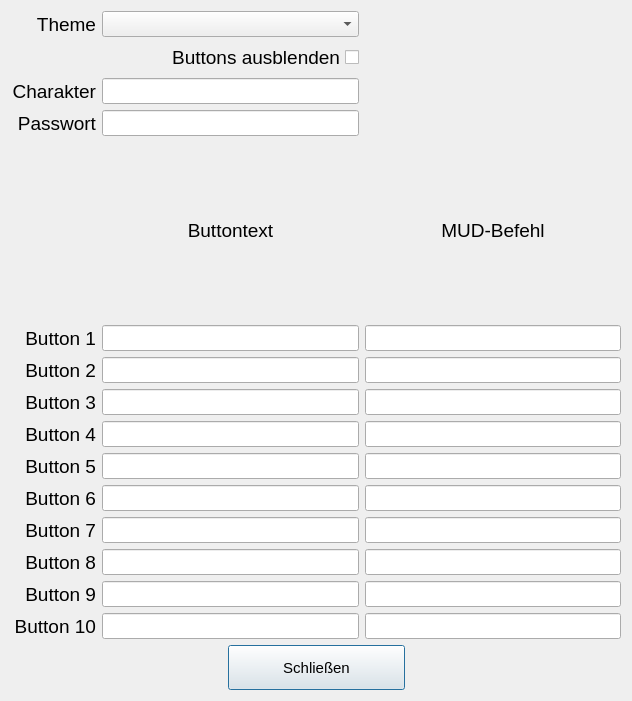
<?xml version="1.0" encoding="UTF-8"?>
<ui version="4.0">
 <class>Settings</class>
 <widget class="QDialog" name="Settings">
  <property name="geometry">
   <rect>
    <x>0</x>
    <y>0</y>
    <width>632</width>
    <height>701</height>
   </rect>
  </property>
  <property name="windowTitle">
   <string>Einstellungen</string>
  </property>
  <property name="windowIcon">
   <iconset resource="resources.qrc">
    <normaloff>:/logo.png</normaloff>:/logo.png</iconset>
  </property>
  <layout class="QGridLayout" name="gridLayout">
   <item row="0" column="0">
    <widget class="QLabel" name="lblTheme">
     <property name="font">
      <font>
       <pointsize>14</pointsize>
      </font>
     </property>
     <property name="text">
      <string>Theme</string>
     </property>
     <property name="alignment">
      <set>Qt::AlignRight|Qt::AlignTrailing|Qt::AlignVCenter</set>
     </property>
    </widget>
   </item>
   <item row="0" column="1">
    <widget class="QComboBox" name="cmbTheme">
     <property name="font">
      <font>
       <pointsize>11</pointsize>
      </font>
     </property>
    </widget>
   </item>
   <item row="1" column="0" colspan="2">
    <widget class="QCheckBox" name="cbVis">
     <property name="font">
      <font>
       <pointsize>14</pointsize>
      </font>
     </property>
     <property name="layoutDirection">
      <enum>Qt::RightToLeft</enum>
     </property>
     <property name="text">
      <string>Buttons ausblenden</string>
     </property>
    </widget>
   </item>
   <item row="2" column="0">
    <widget class="QLabel" name="lblUser">
     <property name="font">
      <font>
       <pointsize>14</pointsize>
      </font>
     </property>
     <property name="text">
      <string>Charakter</string>
     </property>
     <property name="alignment">
      <set>Qt::AlignRight|Qt::AlignTrailing|Qt::AlignVCenter</set>
     </property>
    </widget>
   </item>
   <item row="2" column="1">
    <widget class="QLineEdit" name="leChar">
     <property name="font">
      <font>
       <pointsize>11</pointsize>
      </font>
     </property>
    </widget>
   </item>
   <item row="3" column="0">
    <widget class="QLabel" name="lblPW">
     <property name="font">
      <font>
       <pointsize>14</pointsize>
      </font>
     </property>
     <property name="text">
      <string>Passwort</string>
     </property>
     <property name="alignment">
      <set>Qt::AlignRight|Qt::AlignTrailing|Qt::AlignVCenter</set>
     </property>
    </widget>
   </item>
   <item row="3" column="1">
    <widget class="QLineEdit" name="lePW">
     <property name="font">
      <font>
       <pointsize>11</pointsize>
      </font>
     </property>
     <property name="echoMode">
      <enum>QLineEdit::Password</enum>
     </property>
    </widget>
   </item>
   <item row="4" column="1">
    <widget class="QLabel" name="lblBtnText">
     <property name="font">
      <font>
       <pointsize>14</pointsize>
      </font>
     </property>
     <property name="text">
      <string>Buttontext</string>
     </property>
     <property name="alignment">
      <set>Qt::AlignCenter</set>
     </property>
    </widget>
   </item>
   <item row="4" column="2">
    <widget class="QLabel" name="lblCMD">
     <property name="font">
      <font>
       <pointsize>14</pointsize>
      </font>
     </property>
     <property name="text">
      <string>MUD-Befehl</string>
     </property>
     <property name="alignment">
      <set>Qt::AlignCenter</set>
     </property>
    </widget>
   </item>
   <item row="5" column="0">
    <widget class="QLabel" name="lblB1">
     <property name="font">
      <font>
       <pointsize>14</pointsize>
      </font>
     </property>
     <property name="text">
      <string>Button 1</string>
     </property>
     <property name="alignment">
      <set>Qt::AlignRight|Qt::AlignTrailing|Qt::AlignVCenter</set>
     </property>
    </widget>
   </item>
   <item row="5" column="1">
    <widget class="QLineEdit" name="leButtonText1">
     <property name="font">
      <font>
       <pointsize>11</pointsize>
      </font>
     </property>
    </widget>
   </item>
   <item row="5" column="2">
    <widget class="QLineEdit" name="leCMD1">
     <property name="font">
      <font>
       <pointsize>11</pointsize>
      </font>
     </property>
    </widget>
   </item>
   <item row="6" column="0">
    <widget class="QLabel" name="lblB2">
     <property name="font">
      <font>
       <pointsize>14</pointsize>
      </font>
     </property>
     <property name="text">
      <string>Button 2</string>
     </property>
     <property name="alignment">
      <set>Qt::AlignRight|Qt::AlignTrailing|Qt::AlignVCenter</set>
     </property>
    </widget>
   </item>
   <item row="6" column="1">
    <widget class="QLineEdit" name="leButtonText2">
     <property name="font">
      <font>
       <pointsize>11</pointsize>
      </font>
     </property>
    </widget>
   </item>
   <item row="6" column="2">
    <widget class="QLineEdit" name="leCMD2">
     <property name="font">
      <font>
       <pointsize>11</pointsize>
      </font>
     </property>
    </widget>
   </item>
   <item row="7" column="0">
    <widget class="QLabel" name="lblB3">
     <property name="font">
      <font>
       <pointsize>14</pointsize>
      </font>
     </property>
     <property name="text">
      <string>Button 3</string>
     </property>
     <property name="alignment">
      <set>Qt::AlignRight|Qt::AlignTrailing|Qt::AlignVCenter</set>
     </property>
    </widget>
   </item>
   <item row="7" column="1">
    <widget class="QLineEdit" name="leButtonText3">
     <property name="font">
      <font>
       <pointsize>11</pointsize>
      </font>
     </property>
    </widget>
   </item>
   <item row="7" column="2">
    <widget class="QLineEdit" name="leCMD3">
     <property name="font">
      <font>
       <pointsize>11</pointsize>
      </font>
     </property>
    </widget>
   </item>
   <item row="8" column="0">
    <widget class="QLabel" name="lblB4">
     <property name="font">
      <font>
       <pointsize>14</pointsize>
      </font>
     </property>
     <property name="text">
      <string>Button 4</string>
     </property>
     <property name="alignment">
      <set>Qt::AlignRight|Qt::AlignTrailing|Qt::AlignVCenter</set>
     </property>
    </widget>
   </item>
   <item row="8" column="1">
    <widget class="QLineEdit" name="leButtonText4">
     <property name="font">
      <font>
       <pointsize>11</pointsize>
      </font>
     </property>
    </widget>
   </item>
   <item row="8" column="2">
    <widget class="QLineEdit" name="leCMD4">
     <property name="font">
      <font>
       <pointsize>11</pointsize>
      </font>
     </property>
    </widget>
   </item>
   <item row="9" column="0">
    <widget class="QLabel" name="lblB5">
     <property name="font">
      <font>
       <pointsize>14</pointsize>
      </font>
     </property>
     <property name="text">
      <string>Button 5</string>
     </property>
     <property name="alignment">
      <set>Qt::AlignRight|Qt::AlignTrailing|Qt::AlignVCenter</set>
     </property>
    </widget>
   </item>
   <item row="9" column="1">
    <widget class="QLineEdit" name="leButtonText5">
     <property name="font">
      <font>
       <pointsize>11</pointsize>
      </font>
     </property>
    </widget>
   </item>
   <item row="9" column="2">
    <widget class="QLineEdit" name="leCMD5">
     <property name="font">
      <font>
       <pointsize>11</pointsize>
      </font>
     </property>
    </widget>
   </item>
   <item row="10" column="0">
    <widget class="QLabel" name="lblB6">
     <property name="font">
      <font>
       <pointsize>14</pointsize>
      </font>
     </property>
     <property name="text">
      <string>Button 6</string>
     </property>
     <property name="alignment">
      <set>Qt::AlignRight|Qt::AlignTrailing|Qt::AlignVCenter</set>
     </property>
    </widget>
   </item>
   <item row="10" column="1">
    <widget class="QLineEdit" name="leButtonText6">
     <property name="font">
      <font>
       <pointsize>11</pointsize>
      </font>
     </property>
    </widget>
   </item>
   <item row="10" column="2">
    <widget class="QLineEdit" name="leCMD6">
     <property name="font">
      <font>
       <pointsize>11</pointsize>
      </font>
     </property>
    </widget>
   </item>
   <item row="11" column="0">
    <widget class="QLabel" name="lblB7">
     <property name="font">
      <font>
       <pointsize>14</pointsize>
      </font>
     </property>
     <property name="text">
      <string>Button 7</string>
     </property>
     <property name="alignment">
      <set>Qt::AlignRight|Qt::AlignTrailing|Qt::AlignVCenter</set>
     </property>
    </widget>
   </item>
   <item row="11" column="1">
    <widget class="QLineEdit" name="leButtonText7">
     <property name="font">
      <font>
       <pointsize>11</pointsize>
      </font>
     </property>
    </widget>
   </item>
   <item row="11" column="2">
    <widget class="QLineEdit" name="leCMD7">
     <property name="font">
      <font>
       <pointsize>11</pointsize>
      </font>
     </property>
    </widget>
   </item>
   <item row="12" column="0">
    <widget class="QLabel" name="lblB8">
     <property name="font">
      <font>
       <pointsize>14</pointsize>
      </font>
     </property>
     <property name="text">
      <string>Button 8</string>
     </property>
     <property name="alignment">
      <set>Qt::AlignRight|Qt::AlignTrailing|Qt::AlignVCenter</set>
     </property>
    </widget>
   </item>
   <item row="12" column="1">
    <widget class="QLineEdit" name="leButtonText8">
     <property name="font">
      <font>
       <pointsize>11</pointsize>
      </font>
     </property>
    </widget>
   </item>
   <item row="12" column="2">
    <widget class="QLineEdit" name="leCMD8">
     <property name="font">
      <font>
       <pointsize>11</pointsize>
      </font>
     </property>
    </widget>
   </item>
   <item row="13" column="0">
    <widget class="QLabel" name="lblB9">
     <property name="font">
      <font>
       <pointsize>14</pointsize>
      </font>
     </property>
     <property name="text">
      <string>Button 9</string>
     </property>
     <property name="alignment">
      <set>Qt::AlignRight|Qt::AlignTrailing|Qt::AlignVCenter</set>
     </property>
    </widget>
   </item>
   <item row="13" column="1">
    <widget class="QLineEdit" name="leButtonText9">
     <property name="font">
      <font>
       <pointsize>11</pointsize>
      </font>
     </property>
    </widget>
   </item>
   <item row="13" column="2">
    <widget class="QLineEdit" name="leCMD9">
     <property name="font">
      <font>
       <pointsize>11</pointsize>
      </font>
     </property>
    </widget>
   </item>
   <item row="14" column="0">
    <widget class="QLabel" name="lblB10">
     <property name="font">
      <font>
       <pointsize>14</pointsize>
      </font>
     </property>
     <property name="text">
      <string>Button 10</string>
     </property>
     <property name="alignment">
      <set>Qt::AlignRight|Qt::AlignTrailing|Qt::AlignVCenter</set>
     </property>
    </widget>
   </item>
   <item row="14" column="1">
    <widget class="QLineEdit" name="leButtonText10">
     <property name="font">
      <font>
       <pointsize>11</pointsize>
      </font>
     </property>
    </widget>
   </item>
   <item row="14" column="2">
    <widget class="QLineEdit" name="leCMD10">
     <property name="font">
      <font>
       <pointsize>11</pointsize>
      </font>
     </property>
    </widget>
   </item>
   <item row="15" column="0" colspan="3">
    <layout class="QHBoxLayout" name="horizontalLayout">
     <item>
      <spacer name="horizontalSpacer">
       <property name="orientation">
        <enum>Qt::Horizontal</enum>
       </property>
       <property name="sizeHint" stdset="0">
        <size>
         <width>40</width>
         <height>20</height>
        </size>
       </property>
      </spacer>
     </item>
     <item>
      <widget class="QPushButton" name="btnClose">
       <property name="minimumSize">
        <size>
         <width>177</width>
         <height>45</height>
        </size>
       </property>
       <property name="maximumSize">
        <size>
         <width>16777215</width>
         <height>45</height>
        </size>
       </property>
       <property name="font">
        <font>
         <pointsize>11</pointsize>
        </font>
       </property>
       <property name="text">
        <string>Schließen</string>
       </property>
      </widget>
     </item>
     <item>
      <spacer name="horizontalSpacer_2">
       <property name="orientation">
        <enum>Qt::Horizontal</enum>
       </property>
       <property name="sizeHint" stdset="0">
        <size>
         <width>40</width>
         <height>20</height>
        </size>
       </property>
      </spacer>
     </item>
    </layout>
   </item>
  </layout>
 </widget>
 <tabstops>
  <tabstop>cmbTheme</tabstop>
  <tabstop>cbVis</tabstop>
  <tabstop>leChar</tabstop>
  <tabstop>lePW</tabstop>
  <tabstop>leButtonText1</tabstop>
  <tabstop>leCMD1</tabstop>
  <tabstop>leButtonText2</tabstop>
  <tabstop>leCMD2</tabstop>
  <tabstop>leButtonText3</tabstop>
  <tabstop>leCMD3</tabstop>
  <tabstop>leButtonText4</tabstop>
  <tabstop>leCMD4</tabstop>
  <tabstop>leButtonText5</tabstop>
  <tabstop>leCMD5</tabstop>
  <tabstop>leButtonText6</tabstop>
  <tabstop>leCMD6</tabstop>
  <tabstop>leButtonText7</tabstop>
  <tabstop>leCMD7</tabstop>
  <tabstop>leButtonText8</tabstop>
  <tabstop>leCMD8</tabstop>
  <tabstop>leButtonText9</tabstop>
  <tabstop>leCMD9</tabstop>
  <tabstop>leButtonText10</tabstop>
  <tabstop>leCMD10</tabstop>
  <tabstop>btnClose</tabstop>
 </tabstops>
 <resources>
  <include location="resources.qrc"/>
 </resources>
 <connections/>
</ui>
